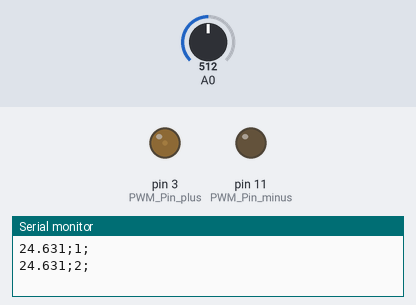
Bench run of a sketch on a simulated Arduino Uno, built with avr-gcc and run on an emulated ATmega328P. Shown: output pins drawn as LEDs (lit = HIGH), the last lines printed to the serial monitor. Inputs (shaded band) come from the test bench; at power-on: A0 = 512.

Above: at 1.26 s.
1.3 s: A0 set to 900
At 1.57 s:
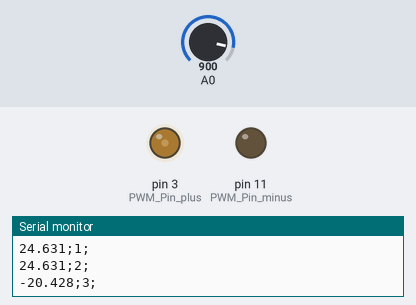
4.3 s: A0 set to 122
At 4.51 s:
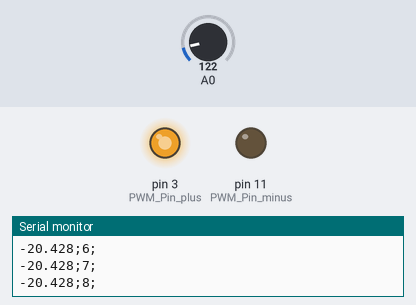
At 4.91 s:
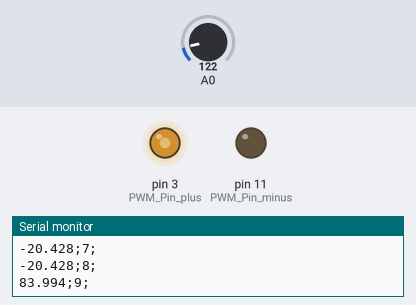
7.3 s: A0 set to 265
Timing chart, 0 to 10.3 s (numbered marks = the images above; inputs shaded):
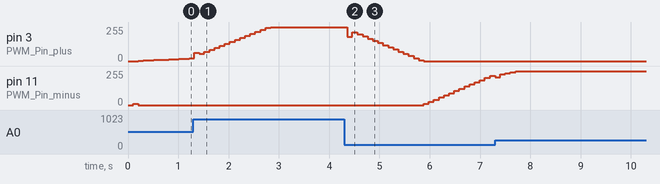

The sketch:

ProiectSincretic.ino
```cpp
#include<Arduino.h>
#include"PID_v1R.h"
#include"ControlParam.h"
#include"DataPointDTO.h"

#define PID_MIN -255
#define PID_MAX 255

int PWM_Pin_plus = 3;
int PWM_Pin_minus = 11;

ControlParam controlParam(30,0.1,0.3,0.5,0,1000,0);
DataPoint dataPoint(0,0);
double Input = 30, Output;
double Kp=0.1,Ki=0.3,Kd=0.5;
PID myPID(&Input, &Output, &controlParam.setTemp,Kp,Ki,Kd, DIRECT);


//constants for calculating temperature
int Vo;
float R1 = 10000;
float logR2, R2, Tcalc, Tc, Tf;
float c1 = 1.009249522e-03, c2 = 2.378405444e-04, c3 = 2.019202697e-07;

int count = 0, page = 0, step = 0;

void init_timer0()
{
  cli();
  //set timer0 interrupt at 2kHz
  TCCR0A = 0;// set entire TCCR0A register to 0
  TCCR0B = 0;// same for TCCR0B
  TCNT0  = 0;//initialize counter value to 0
  // set compare match register for 1kHz increments
  OCR0A = 250;// = (16*10^6) / (1*64) - 1 (must be <256)
  // turn on CTC mode
  TCCR0A |= (1 << WGM01);
  // Set CS01 and CS00 bits for 64 prescaler
  TCCR0B |= (1 << CS01) | (1 << CS00);
  // enable timer compare interrupt
  TIMSK0 |= (1 << OCIE0A);
  sei();//allow interrupts
}

float voltage;

float getTemp()
{
    Vo =  analogRead(A0);
    voltage = Vo * (5.0/1023.0);
    //Serial.print("V = ");
    //Serial.print(voltage);
    Vo = 1023 - Vo;
    R2 = R1 * (1023.0 / (float)Vo - 1.0);
    logR2 = log(R2);
    Tcalc = (1.0 / (c1 + c2*logR2 + c3*logR2*logR2*logR2));
    Tcalc = Tcalc - 273.15;
    return Tcalc;
}

void PWM_out(int signal)
{
  if (signal > 0 ) {
    analogWrite(PWM_Pin_plus, signal);
    analogWrite(PWM_Pin_minus, 0);
  } else {
    analogWrite(PWM_Pin_minus, 0 - signal);
    analogWrite(PWM_Pin_plus, 0);
  }
}

void setDataPoint(double Temp)
{
  step++;
  dataPoint.setTemp(Temp);
  dataPoint.setTime(step);
  Serial.print(dataPoint.getString());
}

void setup(){
  Serial.begin(9600);

  myPID.SetOutputLimits(PID_MIN, PID_MAX);
  pinMode(PWM_Pin_plus,  OUTPUT); //change this
  pinMode(PWM_Pin_minus, OUTPUT);

  init_timer0();
}

void loop(){

}


ISR(TIMER0_COMPA_vect)
{
  count++;        //further divide interrupt rate
  page++;
  if(count > 100){
    Input = getTemp();      //set PID input to current temp
    //Serial.print(" CurrTemp = ");
    //Serial.print(Input);
    //Serial.print("  Output = ");

    if(page>500){
      setDataPoint(Input);
      page = 0;
    }

    myPID.Compute();
    //Serial.println(Output);
    Input = Input + Output; //update input
    count = 0;


    if(Output < PID_MIN || Output > PID_MAX){
      Serial.println("PID error");
     // exit(1);
    }else{
    PWM_out(Output);
    }
  }
}
```

ControlParam.cpp
```cpp
#include "ControlParam.h"
#include <stdio.h>
#include <string.h>
#include <Arduino.h>

ControlParam::ControlParam(){}

ControlParam::ControlParam(int SetTemp, double Kp, double Ki, double Kd, int Tincalzire, int Tmentinere, int Tracire){
    this->setTemp = SetTemp;
    this->Kp = Kp;
    this->Ki = Ki;
    this->Kd = Kd;
    this->timpIncalzire = Tincalzire;
    this->timpMentinere = Tmentinere;
    this->timpRacire = Tracire;
}

int ControlParam::getSetTemp(){
    return this->setTemp;
}

void ControlParam::setSetTemp(int Temp){
    this->setTemp = Temp;
}

int ControlParam::getTmentinere(){
  return this->timpMentinere;
}

void ControlParam::setTmentinere(int Tmentinere){
  this->timpMentinere = Tmentinere;
}

char* ControlParam::getString(){
  char serialData[64];
  char aux[16];
  char K[5];

  sprintf(serialData,"%d;", this->setTemp);
  dtostrf(this->Kp,-1,3, K); //converts double to string
  strcat(K,";");
  strcat(serialData,K);
  dtostrf(this->Ki,-1,3, K); //converts double to string
  strcat(K,";");
  strcat(serialData,K);
  dtostrf(this->Kd,-1,3, K); //converts double to string
  strcat(K,";");
  strcat(serialData,K);
  sprintf(aux,"%d;", this->timpIncalzire);
  strcat(serialData,aux);
  sprintf(aux,"%d;", this->timpMentinere);
  strcat(serialData,aux);
  sprintf(aux,"%d", this->timpRacire);
  strcat(serialData,aux);

  Serial.println(serialData);
  return serialData;
}
```

ControlParam.h
```cpp
#ifndef CONTROL_PARAM_H
#define CONTROL_PARAM_H
#endif

class ControlParam{
  public:
    int setTemp;
    double  Kp;
    double  Ki;
    double  Kd;
    int timpIncalzire;
    int timpMentinere;
    int timpRacire;

    ControlParam();
    ControlParam(int, double, double, double, int, int, int);

    int getSetTemp();
    void setSetTemp(int);

    int getTmentinere();
    void setTmentinere(int);

    char* getString();
};
```

DataPointDTO.cpp
```cpp
#include "DataPointDTO.h"
#include <stdio.h>
#include <string.h>
#include <Arduino.h>

DataPoint::DataPoint(){}

DataPoint::DataPoint(double Temp, int Time){
    this->temp = Temp;
    this->time = Time;
}

double DataPoint::getTemp(){
    return this->temp;
}

void DataPoint::setTemp(double Temp){
    this->temp = Temp;
}

int DataPoint::getTime(){
    return this->time;
}

void DataPoint::setTime(int Time){
    this->time = Time;
}

char* DataPoint::getString(){
  char serialData[64];
  char Time[16];

  sprintf(Time,";%d;", this->time); //convert time to char and store

  dtostrf(this->temp,-1,3,serialData); //converts double to string
  strcat(serialData,Time);

  Serial.println(serialData);
  return serialData;
}
```

DataPointDTO.h
```cpp
#ifndef DATA_POINT_DTO_H
#define DATA_POINT_DTO_H
#endif

class DataPoint{
  public:
    double temp;
    int time;

    DataPoint();
    DataPoint(double, int);

    double getTemp();
    void setTemp(double);

    int getTime();
    void setTime(int);

    char* getString();
};
```

PID_v1R.cpp
```cpp
#include <Arduino.h>

#include "PID_v1R.h"

PID::PID(double* Input, double* Output, int* Setpoint,
        double Kp, double Ki, double Kd, int ControllerDirection)
{

    myOutput = Output;
    myInput = Input;
    mySetpoint = Setpoint;

	  PID::SetOutputLimits(0, 255);				//default output limit corresponds to
												                //the arduino pwm limits

    PID::SetControllerDirection(ControllerDirection);
    PID::SetTunings(Kp, Ki, Kd);

}

bool PID::Compute()
{
   unsigned long now = millis();

      /*Compute all the working error variables*/
	    double input = *myInput;
      double error = *mySetpoint - input;
      ITerm+= (ki * error);
      if(ITerm > outMax) ITerm= outMax;
      else if(ITerm < outMin) ITerm= outMin;
      double dInput = (input - lastInput);
	    DTerm = kd*dInput;

      /*CompPID Output*/
      double output = kp * error + ITerm- kd * dInput;

	  if(output > outMax) output = outMax;
      else if(output < outMin) output = outMin;
	  *myOutput = output;

      /*Remember some variables for next time*/
      lastInput = input;

	  return true;

   //else return false;
}

void PID::SetTunings(double Kp, double Ki, double Kd)
{
   if (Kp<0 || Ki<0 || Kd<0) return;

   dispKp = Kp; dispKi = Ki; dispKd = Kd;


   kp = Kp;
   ki = Ki;
   kd = Kd;

  if(controllerDirection == REVERSE)
   {
      kp = (0 - kp);
      ki = (0 - ki);
      kd = (0 - kd);
   }
}


void PID::SetOutputLimits(double Min, double Max)
{
   if(Min >= Max) return;
   outMin = Min;
   outMax = Max;
}


void PID::SetControllerDirection(int Direction)
{
   if(Direction !=controllerDirection)
   {
	  kp = (0 - kp);
      ki = (0 - ki);
      kd = (0 - kd);
   }
   controllerDirection = Direction;
}

double PID::GetKp(){ return  dispKp; }
double PID::GetKi(){ return  dispKi;}
double PID::GetKd(){ return  dispKd;}
int PID::GetDirection(){ return controllerDirection;}
double PID::GetITerm() {return ITerm;} // added
double PID::GetDTerm() {return DTerm;} // added
```

PID_v1R.h
```cpp
#ifndef PID_v1_h
#define PID_v1_h

class PID
{


  public:
  #define DIRECT  0
  #define REVERSE  1

  PID(double*, double*, int*,
        double, double, double, int);

  bool Compute();

  void SetOutputLimits(double, double);

  void SetTunings(double, double, double);

	void SetControllerDirection(int);

  //Display functions
	double GetKp();
	double GetKi();
	double GetKd();
	int GetMode();
	int GetDirection();
	double GetITerm();
	double GetDTerm();
  int *mySetpoint;

  private:
	double dispKp;				// * we'll hold on to the tuning parameters in user-entered
	double dispKi;				//   format for display purposes
	double dispKd;				//

	double kp;                  // * (P)roportional Tuning Parameter
  double ki;                  // * (I)ntegral Tuning Parameter
  double kd;                  // * (D)erivative Tuning Parameter

	int controllerDirection;

  double *myInput;
  double *myOutput;

	double ITerm, lastInput, DTerm;

	double outMin, outMax;
};
#endif
```

Measured:
- after the input at 4.3 s, pin 3 (PWM_Pin_plus): 255/255 → 181/255 after 0.06 s, → 217/255 0.10 s later, → 201/255 0.10 s later, → 184/255 0.10 s later, … (16 changes in this stretch); pin 11 (PWM_Pin_minus): moves from 0/255 to 220/255 over 1.3 s, starting after 1.6 s
